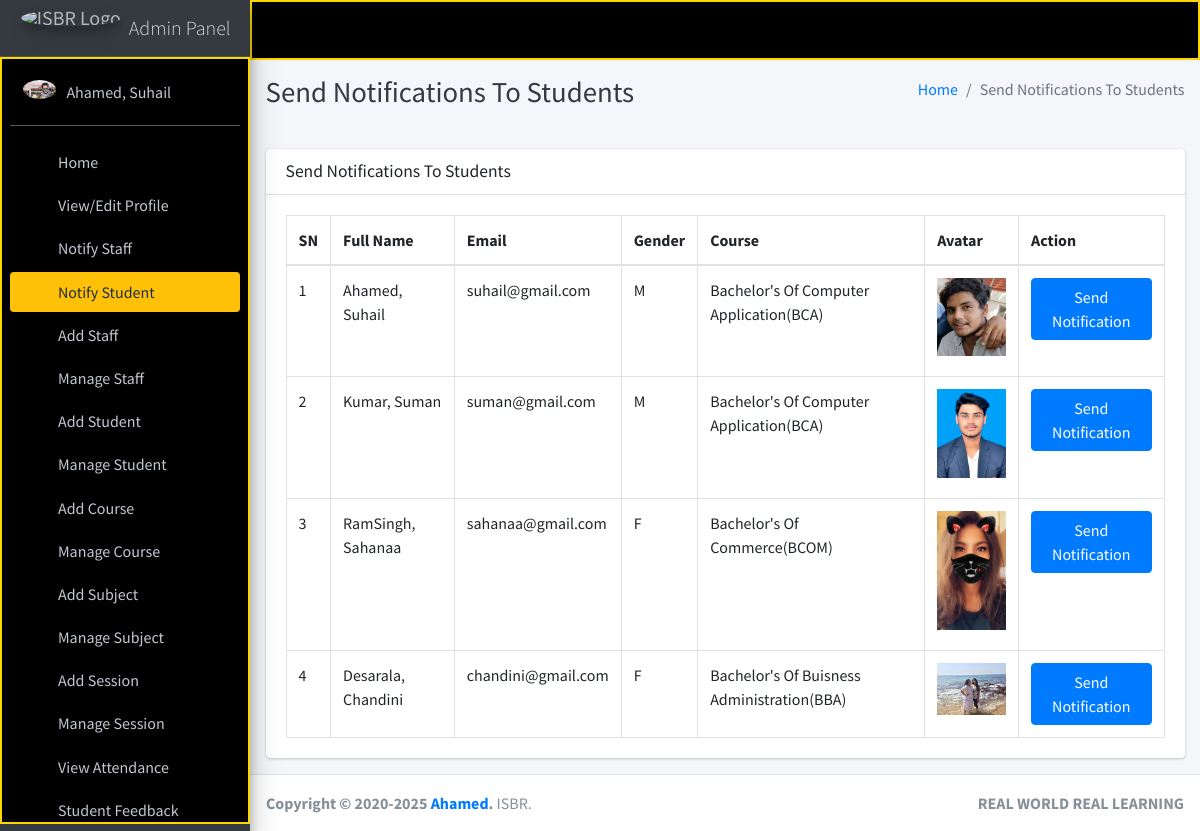
Page /admin_notify_student (signed in) on the committed database.
### main_app/models.py (models this page shows, shortened)
class CustomUser(AbstractUser):
    USER_TYPE = ((1, "HOD"), (2, "Staff"), (3, "Student"))
    GENDER = [("M", "Male"), ("F", "Female")]
    username = None  # Removed username, using email instead
    email = models.EmailField(unique=True)
    user_type = models.CharField(default=1, choices=USER_TYPE, max_length=1)
    gender = models.CharField(max_length=1, choices=GENDER)
    profile_pic = models.ImageField()
    address = models.TextField()
    fcm_token = models.TextField(default="")  # For firebase notifications
    created_at = models.DateTimeField(auto_now_add=True)
    updated_at = models.DateTimeField(auto_now=True)
    USERNAME_FIELD = "email"
    REQUIRED_FIELDS = []
    objects = CustomUserManager()
    def __str__(self):
        return self.last_name + ", " + self.first_name

class Student(models.Model):
    admin = models.OneToOneField(CustomUser, on_delete=models.CASCADE)
    course = models.ForeignKey(Course, on_delete=models.DO_NOTHING, null=True, blank=False)
    session = models.ForeignKey(Session, on_delete=models.DO_NOTHING, null=True)

class Course(models.Model):
    name = models.CharField(max_length=120)
    created_at = models.DateTimeField(auto_now_add=True)
    updated_at = models.DateTimeField(auto_now=True)

### main_app/hod_views.py (the view)
# urls.py: path("admin_notify_student", hod_views.admin_notify_student,
def admin_notify_student(request):
    student = CustomUser.objects.filter(user_type=3)
    context = {
        'page_title': "Send Notifications To Students",
        'students': student
    }
    return render(request, "hod_template/student_notification.html", context)

### main_app/templates/hod_template/student_notification.html (shortened to what this page needs)
{% extends 'main_app/base.html' %}
{% load static %}
{% block page_title %}{{page_title}}{% endblock page_title %}
{% block content %}
<section class="content">
    <div class="container-fluid">
        <div class="row">
            <div class="col-md-12">
                <div class="card">
                    <div class="card-header">
                        <h3 class="card-title">{{page_title}}</h3>
                    </div>
                    <div class="card-body">
                        <table id="example2" class="table table-bordered table-hover">
                            <thead>
                                <tr>
                                    <th>SN</th>
                                    <th>Full Name</th>
                                    <th>Email</th>
                                    <th>Gender</th>
                                    <th>Course</th>
                                    <th>Avatar</th>
                                    <th>Action</th>
                                </tr>
                            </thead>
                            <tbody>
                                {% for student in students %}
                                <tr>
                                    <td>{{ forloop.counter }}</td>
                                    <td>{{student.last_name}}, {{student.first_name}}</td>
                                    <td>{{student.email}}</td>
                                    <td>{{student.gender}}</td>
                                    <td>{{student.student.course.name}}</td>
                                    <td>
                                        {% if student.profile_pic == ""  %}
                                        No Image
                                        {% else %}
                                        <img class="img img-fluid mb-2" height="100" width="100"
                                            src="{{student.profile_pic}}" alt="">
                                        {% endif %}
                                    </td>
                                    <td><button data-toggle = "modal" data-target = "#myModal"class="btn btn-primary show_notification" value="{{student.id}}">Send Notification</button>
                                    </td>
                                </tr>
                                {% endfor %}
                            </tbody>
                        </table>
                    </div>
                </div>
            </div>
        </div>
    </div>
</section>
{% endblock content %}

### main_app/templates/main_app/base.html (shortened to what this page needs)
{% load static %}
<!DOCTYPE html>
<html>
<head>
    <link rel="stylesheet" href="{% static 'plugins/fontawesome-free/css/all.min.css'%} ">
    <link rel="stylesheet" href="https://code.ionicframework.com/ionicons/2.0.1/css/ionicons.min.css">
    <link rel="stylesheet"
        href="{% static 'plugins/tempusdominus-bootstrap-4/css/tempusdominus-bootstrap-4.min.css'%} ">
    <link rel="stylesheet" href="{% static 'plugins/icheck-bootstrap/icheck-bootstrap.min.css'%} ">
    <link rel="stylesheet" href="{% static 'plugins/jqvmap/jqvmap.min.css'%} ">
    <link rel="stylesheet" href="{% static 'dist/css/adminlte.min.css'%} ">
    <link rel="stylesheet" href="{% static 'plugins/overlayScrollbars/css/OverlayScrollbars.min.css'%} ">
    <link rel="stylesheet" href="{% static 'plugins/daterangepicker/daterangepicker.css'%} ">
    <link rel="stylesheet" href="{% static 'plugins/summernote/summernote-bs4.css'%} ">
</head>
<body class="hold-transition sidebar-mini layout-fixed">
    <div class="wrapper">
        <nav class="main-header navbar navbar-expand navbar-dark " style="background-color: black; border: 2px solid #FFD700;">
            <ul class="navbar-nav">
                <li class="nav-item">
                    <a class="nav-link" data-widget="pushmenu" href="#"><i class="fas fa-bars"></i></a>
                </li>
            </ul>
        </nav>
        {% include "main_app/sidebar_template.html" with user=user %}
        <div class="content-wrapper">
            <div class="content-header">
                <div class="container-fluid">
                    <div class="row mb-2">
                        <div class="col-sm-6">
                            <h1 class="m-0 text-dark">{% block page_title %}{% endblock page_title %}</h1>
                        </div>
                        <div class="col-sm-6">
                            <ol class="breadcrumb float-sm-right">
                                <li class="breadcrumb-item"><a href="#">Home</a></li>
                                <li class="breadcrumb-item active">{{ page_title }}</li>
                            </ol>
                        </div>
                    </div>
                </div>
            </div>
<section class="content">
    <div class="container-fluid">
        <div class="row">
            <div class="col-md-12">
            </div></div></div></section>
            {% block content %}
            {% endblock content %}
        </div>
        {% include "main_app/footer.html" %}
    </div>
</body>
</html>

### main_app/templates/main_app/sidebar_template.html (shortened to what this page needs)
{% load static %}
<aside class="main-sidebar sidebar-dark-warning elevation-4">
{% if request.user.user_type == '1' %}
    <a href="{% url 'admin_home' %}" class="brand-link">
        <img src="{% static 'dist/img/img.png' %} " alt="ISBR Logo"
            class="brand-image img-circle elevation-3" style="opacity: .8">
        <span class="brand-text font-weight-light">Admin Panel</span>
    </a>
    <div class="sidebar" style="background-color: black; color: #FFD700; border: 2px solid #FFD700;">
        <div class="user-panel mt-3 pb-3 mb-3 d-flex">
            <div class="image">
                <img src="{{ request.user.profile_pic}}" class="img-circle elevation-2" alt="User Image">
            </div>
            <div class="info">
                <a href="#" class="d-block">{{user}}</a>
            </div>
        </div>
        <nav class="mt-2">
            <ul class="nav nav-pills nav-sidebar flex-column" data-widget="treeview" role="menu" data-accordion="false">
                <li class="nav-item">
                    {% url 'admin_home' as admin_home %}
                    <a href="{{admin_home}}" class="nav-link {% if admin_home == request.path %} active {% endif %}">
                        <i class="nav-icon fas fa-th"></i>
                        <p>
                            Home
                        </p>
                    </a>
                </li>
                <li class="nav-item">
                    {% url 'admin_view_profile' as admin_view_profile %}
                    <a href="{{admin_view_profile}}" class="nav-link {% if admin_view_profile == request.path %} active {% endif %}">
                        <i class="nav-icon fas fa-th"></i>
                        <p>
                            View/Edit Profile
                        </p>
                    </a>
                </li>
                <li class="nav-item">
                    {% url 'admin_notify_staff' as admin_notify_staff %}
                    <a href="{{admin_notify_staff}}" class="nav-link {% if admin_notify_staff == request.path %} active {% endif %}">
                        <i class="nav-icon fas fa-th"></i>
                        <p>
                            Notify Staff
                        </p>
                    </a>
                </li>
                <li class="nav-item">
                    {% url 'admin_notify_student' as admin_notify_student %}
                    <a href="{{admin_notify_student}}" class="nav-link {% if admin_notify_student == request.path %} active {% endif %}">
                        <i class="nav-icon fas fa-th"></i>
                        <p>
                            Notify Student
                        </p>
                    </a>
                </li>
                <li class="nav-item">
                    {% url 'add_staff' as add_staff %}
                    <a href="{{add_staff}}" class="nav-link {% if add_staff == request.path %} active {% endif %}">
                        <i class="nav-icon fas fa-th"></i>
                        <p>
                            Add Staff
                        </p>
                    </a>
                </li>
                <li class="nav-item">
                    {% url 'manage_staff' as manage_staff %}
                    {% url 'edit_staff' staff_id as edit_staff %}
                    <a href="{{manage_staff}}"
                        class="nav-link {% if manage_staff == request.path or request.path == edit_staff %} active {% endif %}">
                        <i class="nav-icon fas fa-th"></i>
                        <p>
                            Manage Staff
                        </p>
                    </a>
                </li>
                <li class="nav-item">
                    {% url 'add_student' as add_student%}
                    <a href="{{add_student}}" class="nav-link  {% if add_student == request.path %} active {% endif %}">
                        <i class="nav-icon fas fa-th"></i>
                        <p>
                            Add Student
                        </p>
                    </a>
                </li>
                <li class="nav-item">
                    {% url 'manage_student' as manage_student %}
                    {% url 'edit_student' student_id as edit_student %}
                    <a href="{{manage_student}}"
                        class="nav-link  {% if edit_student == request.path or manage_student == request.path %} active {% endif %}">
                        <i class="nav-icon fas fa-th"></i>
                        <p>
                            Manage Student
                        </p>
                    </a>
                </li>
                <li class="nav-item">
                    {% url 'add_course' as add_course %}
                    <a href="{{add_course}}" class="nav-link  {% if add_course == request.path %} active {% endif %}">
                        <i class="nav-icon fas fa-th"></i>
                        <p>
                            Add Course
                        </p>
                    </a>
                </li>
                <li class="nav-item">
                    {% url 'manage_course' as manage_course %}
                    {% url 'edit_course' course_id as edit_course %}
                    <a href="{{manage_course}}"
                        class="nav-link  {% if edit_course == request.path or manage_course == request.path %} active {% endif %}">
                        <i class="nav-icon fas fa-th"></i>
                        <p>
                            Manage Course
                        </p>
                    </a>
                </li>
                <li class="nav-item">
                    {% url 'add_subject' as add_subject %}
                    <a href="{{add_subject}}" class="nav-link  {% if add_subject == request.path %} active {% endif %}">
                        <i class="nav-icon fas fa-th"></i>
                        <p>
                            Add Subject
                        </p>
                    </a>
                </li>
                <li class="nav-item">
                    {% url 'manage_subject' as manage_subject %}
                    {% url 'edit_subject' subject_id as edit_subject %}
                    <a href="{{manage_subject}}"
                        class="nav-link  {% if edit_subject == request.path or manage_subject == request.path %} active {% endif %}">
                        <i class="nav-icon fas fa-th"></i>
                        <p>
                            Manage Subject
                        </p>
                    </a>
                </li>
                <li class="nav-item">
                    {% url 'add_session' as add_session %}
                    <a href="{{add_session}}" class="nav-link  {% if add_session == request.path %} active {% endif %}">
                        <i class="nav-icon fas fa-th"></i>
                        <p>
                            Add Session
                        </p>
                    </a>
                </li>
                <li class="nav-item">
                {% url 'manage_session' as manage_session %}
                {% url 'edit_session' session_id as edit_session %}
                <a href="{{manage_session}}"
                    class="nav-link  {% if edit_session == request.path or manage_session == request.path %} active {% endif %}">
                    <i class="nav-icon fas fa-th"></i>
                    <p>
                        Manage Session
                    </p>
                </a>
        </li>
                <li class="nav-item">
                    {% url 'admin_view_attendance' as admin_view_attendance %}
                    <li class="nav-item">
                        <a href="{{admin_view_attendance}}" class="nav-link  {% if admin_view_attendance == request.path %} active {% endif %}">
                            <i class="nav-icon fas fa-th"></i>
                            <p>
                                View Attendance
                            </p>
                        </a>
                    </li>
            <li class="nav-item">
                {% url 'student_feedback_message' as student_feedback_message %}
                <a href="{{ student_feedback_message }}" class="nav-link  {% if student_feedback_message == request.path %} active {% endif %}">
                    <i class="nav-icon fas fa-th"></i>
                    <p>
                        Student Feedback
                        </p>
                    </a>
                </li>
{% endif %}
</ul>
</nav>
</div>
</aside>

### main_app/templates/main_app/footer.html
<footer class="main-footer">
    <strong>Copyright &copy; 2020-{% now "Y" %} <a href="#">Ahamed</a>.</strong>
    ISBR.
    <div class="float-right d-none d-sm-inline-block">
        <b>REAL WORLD REAL LEARNING</b>
    </div>
</footer>

### rows in the picture
CustomUser: user.profile_pic (picture), last_name+first_name "Ahamed, Suhail"
CustomUser: last_name "Ahamed", first_name "Suhail", email "suhail@gmail.com", gender "M", student.course.name "Bachelor's Of Computer Application(BCA)", profile_pic (picture)
CustomUser: last_name "Kumar", first_name "Suman", email "suman@gmail.com", gender "M", student.course.name "Bachelor's Of Computer Application(BCA)", shows a picture
CustomUser: last_name "RamSingh", first_name "Sahanaa", email "sahanaa@gmail.com", gender "F", student.course.name "Bachelor's Of Commerce(BCOM)", shows a picture
CustomUser: last_name "Desarala", first_name "Chandini", email "chandini@gmail.com", gender "F", student.course.name "Bachelor's Of Buisness Administration(BBA)", shows a picture

### other values in the picture
{{ page_title }} "Send Notifications To Students"
